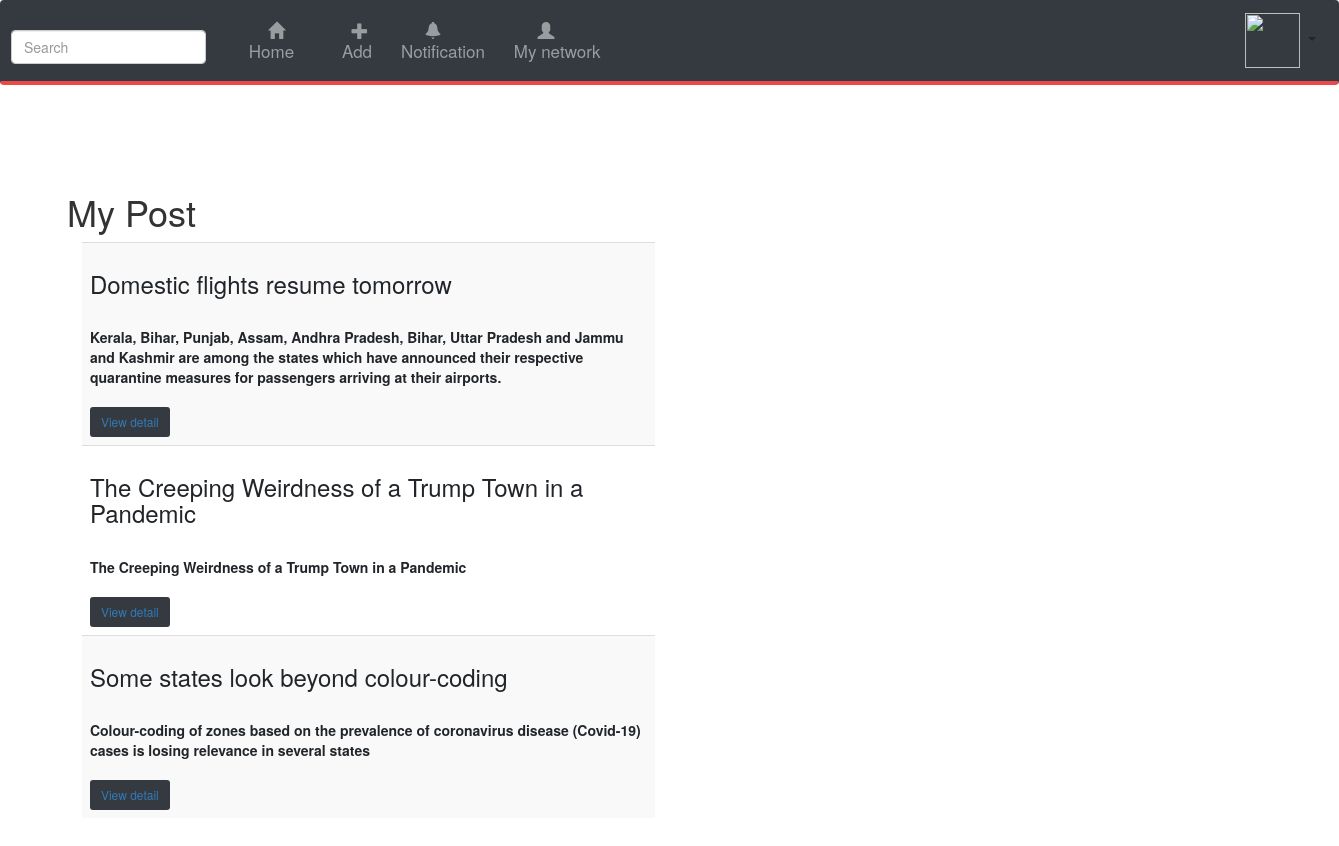
/myPost (signed in), run on the app's committed database.
### Main.py (models this page shows)
class Post(db.Model):
    id = db.Column(db.Integer, primary_key=True)
    title = db.Column(db.String(50))
    shortdescription = db.Column(db.String(200))
    description = db.Column(db.String(200))
    img = db.Column(db.String(200))
    like = db.Column(db.Integer, default=0)
    dislike = db.Column(db.Integer, default=0)
    createdby_id = db.Column(db.Integer, db.ForeignKey('user.id'))

### Main.py (the view)
@app.route('/myPost')
def myPost():
    user_id = session['user']
    myPost = Post.query.filter_by(createdby_id=user_id).all()
    print(myPost)
    return render_template('myPost.html', myPost=myPost)

### templates/myPost.html
{% extends "layout.html"%}
{% block content%}
<h1>My Post</h1>
<div class="col-6">
    <table class="table table-striped table-hover">
        <tbody>
        <tr>
            {% for i in myPost %}
            <td scope="row">
                <h3>{{ i.title }}</h3><br>
                <b> {{i.shortdescription }}</b><br><br>
                <button type="submit" class="btn btn-dark btn-sm" value="{{ i.id }}">
                    <a href="{{ url_for('ParticularPost', id=i.id) }}"> View detail </a>
                </button>
            </td>
        </tr>
        {% endfor %}
        </tbody>
    </table>
</div>
{% endblock%}

### static/layout.css (style rules this page uses)
body { color:#1864ab; background-color:#f1f3f5; font-size:30px; }

### data on the page
Post: title "Domestic flights resume tomorrow", shortdescription "Kerala, Bihar, Punjab, Assam, Andhra Pradesh, Bihar, Uttar Pradesh and Jammu and Kashmir are among the states which have announced their respective quarantine measures for passengers arriving at their airports.", {{ i.id }} 1 (drawn)
Post: title "The Creeping Weirdness of a Trump Town in a Pandemic", shortdescription "The Creeping Weirdness of a Trump Town in a Pandemic", {{ i.id }} 2 (drawn)
Post: title "Some states look beyond colour-coding", shortdescription "Colour-coding of zones based on the prevalence of coronavirus disease (Covid-19) cases is losing relevance in several states", {{ i.id }} 3 (drawn)
